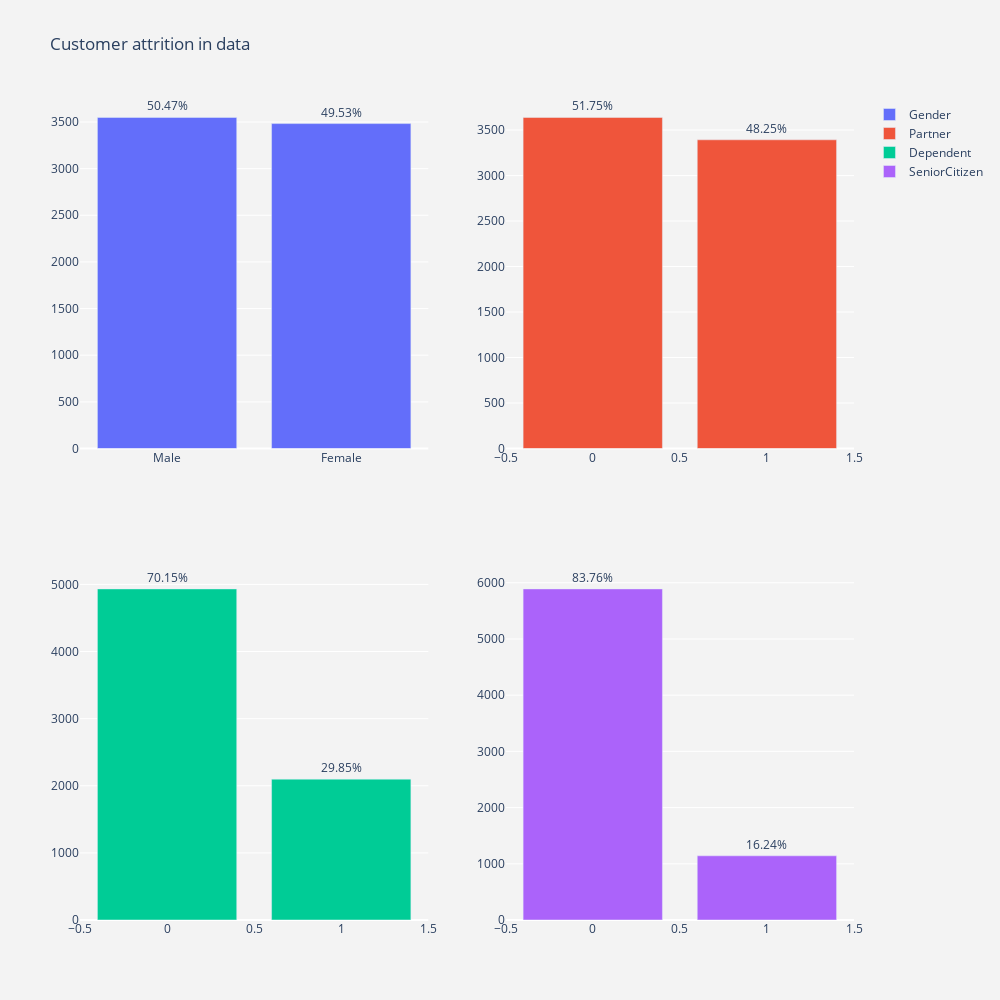

Notebook source saved alongside this figure:
### Code cell
gender = telcom['gender'].value_counts().values.tolist()
partner = telcom['Partner'].value_counts().values.tolist()
dependent = telcom['Dependents'].value_counts().values.tolist()
senior = telcom['SeniorCitizen'].value_counts().values.tolist()


fig = make_subplots(rows=2, cols=2)

fig.add_trace(go.Bar(x=telcom['gender'].value_counts().keys().tolist(),
                     y=telcom['gender'].value_counts().values.tolist(),
                     name='Gender',
                     text=[f"{(round(gender[0]/sum(gender)*100,2))}%",f"{(round(gender[1]/sum(gender)*100,2))}%"],
                     textposition='outside'),row=1,col=1)
fig.add_trace(go.Bar(x=telcom['Partner'].value_counts().keys().tolist(),
                     y=telcom['Partner'].value_counts().values.tolist(),
                     name='Partner',
                     text=[f"{(round(partner[0]/sum(partner)*100,2))}%",f"{(round(partner[1]/sum(partner)*100,2))}%"],
                     textposition='outside'),row=1,col=2)
fig.add_trace(go.Bar(x=telcom['Dependents'].value_counts().keys().tolist(),
                     y=telcom['Dependents'].value_counts().values.tolist(),
                     name='Dependent',
                     text=[f"{(round(dependent[0]/sum(dependent)*100,2))}%",f"{(round(dependent[1]/sum(dependent)*100,2))}%"],
                     textposition='outside'),row=2,col=1)
fig.add_trace(go.Bar(x=telcom['SeniorCitizen'].value_counts().keys().tolist(),
                     y=telcom['SeniorCitizen'].value_counts().values.tolist(),
                     name='SeniorCitizen',
                     text=[f"{(round(senior[0]/sum(senior)*100,2))}%",f"{(round(senior[1]/sum(senior)*100,2))}%"],
                     textposition='outside'),row=2,col=2)
fig.update_layout(dict(title = "Customer attrition in data",
                        plot_bgcolor  = "rgb(243,243,243)",
                        paper_bgcolor = "rgb(243,243,243)"
                       ))
fig.update_layout(
    autosize=False,
    width=1000,
    height=1000)
fig.show()

### Figure 1 — Plotly figure (JSON) as saved in the notebook; plotly's stock layout.template omitted (floating-point values rounded to 4 significant figures)
{"data": [{"name": "Gender", "text": ["50.47%", "49.53%"], "textposition": "outside", "type": "bar", "x": ["Male", "Female"], "xaxis": "x", "y": [3549, 3483], "yaxis": "y"}, {"name": "Partner", "text": ["51.75%", "48.25%"], "textposition": "outside", "type": "bar", "x": [0, 1], "xaxis": "x2", "y": [3639, 3393], "yaxis": "y2"}, {"name": "Dependent", "text": ["70.15%", "29.85%"], "textposition": "outside", "type": "bar", "x": [0, 1], "xaxis": "x3", "y": [4933, 2099], "yaxis": "y3"}, {"name": "SeniorCitizen", "text": ["83.76%", "16.24%"], "textposition": "outside", "type": "bar", "x": [0, 1], "xaxis": "x4", "y": [5890, 1142], "yaxis": "y4"}], "layout": {"autosize": false, "height": 1000, "paper_bgcolor": "rgb(243,243,243)", "plot_bgcolor": "rgb(243,243,243)", "title": {"text": "Customer attrition in data"}, "width": 1000, "xaxis": {"anchor": "y", "domain": [0, 0.45]}, "xaxis2": {"anchor": "y2", "domain": [0.55, 1]}, "xaxis3": {"anchor": "y3", "domain": [0, 0.45]}, "xaxis4": {"anchor": "y4", "domain": [0.55, 1]}, "yaxis": {"anchor": "x", "domain": [0.575, 1]}, "yaxis2": {"anchor": "x2", "domain": [0.575, 1]}, "yaxis3": {"anchor": "x3", "domain": [0, 0.425]}, "yaxis4": {"anchor": "x4", "domain": [0, 0.425]}}}
